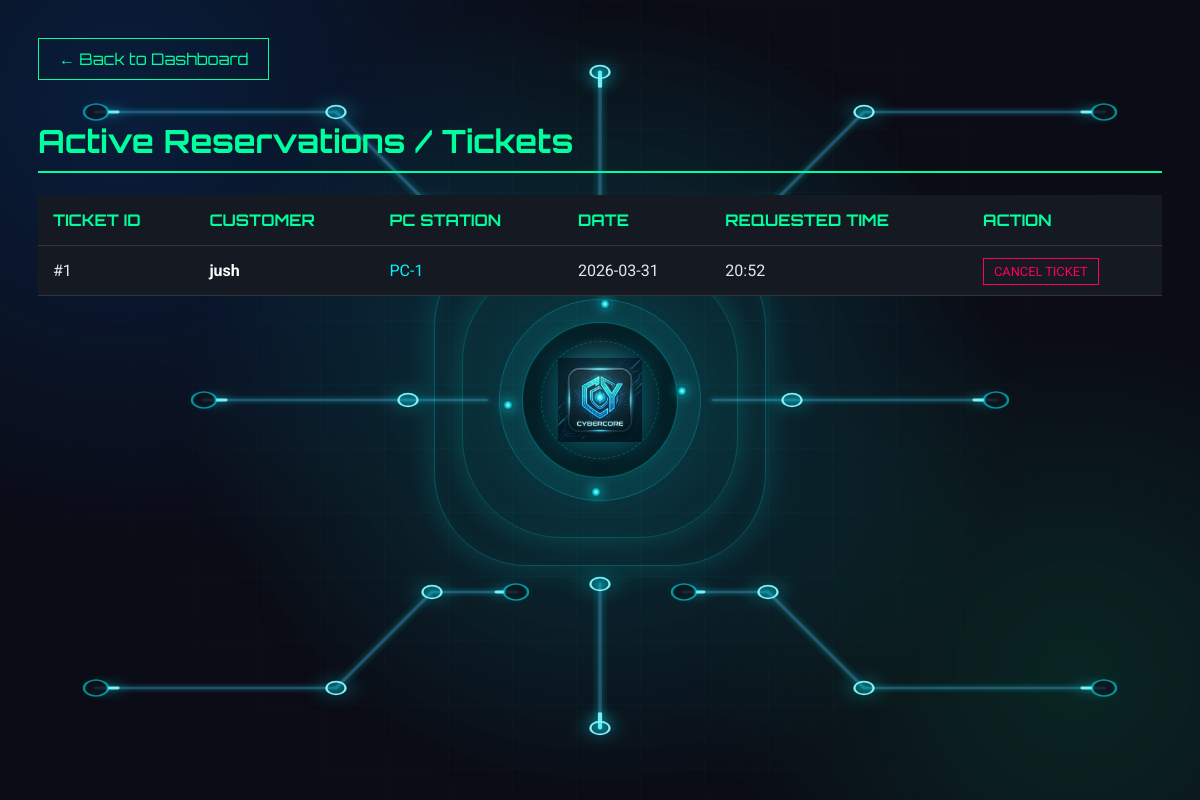
Before: /bookings (signed in) with the older database file.
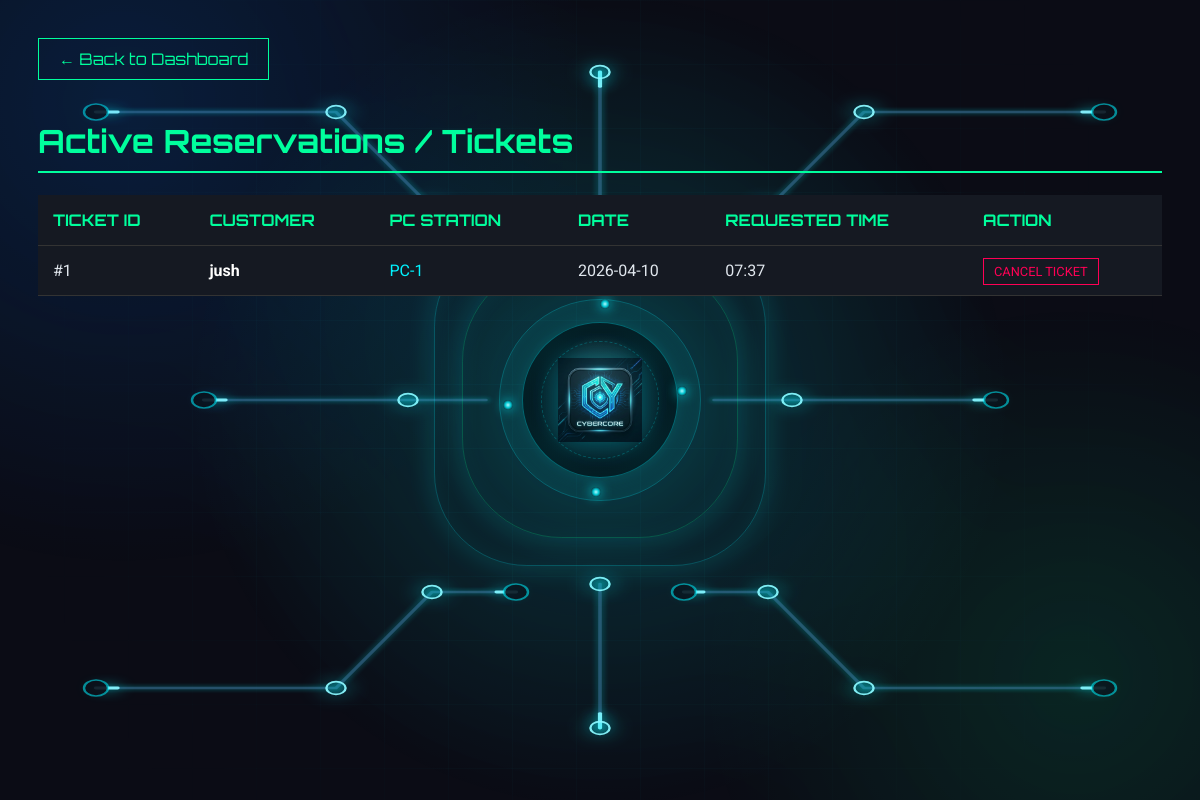
After: the same page with the newer database file.
### app.py (models this page shows, shortened)
class Booking(db.Model):
    id = db.Column(db.Integer, primary_key=True)
    user_id = db.Column(db.Integer, db.ForeignKey('user.id'), nullable=False)
    pc_id = db.Column(db.Integer, db.ForeignKey('pc.id'), nullable=False)
    booking_date = db.Column(db.String(20), nullable=True)
    time_slot = db.Column(db.String(20), nullable=False)
    user = db.relationship('User', backref='bookings')
    pc = db.relationship('PC', backref='bookings')

class User(UserMixin, db.Model):
    id = db.Column(db.Integer, primary_key=True)
    username = db.Column(db.String(80), unique=True, nullable=False)
    password_hash = db.Column(db.String(120), nullable=False)
    pondo = db.Column(db.Float, default=0.0)
    is_admin = db.Column(db.Boolean, default=False)

class PC(db.Model):
    id = db.Column(db.Integer, primary_key=True)
    name = db.Column(db.String(20), unique=True, nullable=False)
    is_occupied = db.Column(db.Boolean, default=False)
    lan_ip = db.Column(db.String(64), nullable=True)
    lan_port = db.Column(db.Integer, nullable=True)
    last_agent_seen_at = db.Column(db.DateTime, nullable=True)
    online_since_at = db.Column(db.DateTime, nullable=True)

### app.py (the view)
@app.route('/bookings')
@login_required
def view_bookings():
    if not current_user.is_admin: return redirect(url_for('index'))
    bookings = Booking.query.all()
    return render_template('bookings.html', bookings=bookings)

### app.py (called while the page is built, shortened)
@login_manager.user_loader
def load_user(user_id):
    return db.session.get(User, int(user_id))

@app.before_request
def bootstrap_schema():
    if not getattr(app, "_schema_ready", False):
        db.create_all()
        ensure_pc_lan_ip_column()
        ensure_booking_date_column()
        ensure_session_last_charged_at_column()
        app._schema_ready = True

def start_periodic_billing():
    global _billing_thread_started
    if _billing_thread_started:
        return

@app.before_request
def ensure_billing_started():
    start_periodic_billing()

### templates/bookings.html (shortened to what this page needs)
<!DOCTYPE html>
<html lang="en">
<head>
</head>
<body>
    {% include '_animated_background.html' %}
    <a href="/" class="back-btn">← Back to Dashboard</a>
    <h1>Active Reservations / Tickets</h1>
    <table>
        <thead>
            <tr>
                <th>Ticket ID</th>
                <th>Customer</th>
                <th>PC Station</th>
                <th>Date</th>
                <th>Requested Time</th>
                <th>Action</th>
            </tr>
        </thead>
        <tbody>
            {% for booking in bookings %}
            <tr>
                <td>#{{ booking.id }}</td>
                <td style="font-weight: bold; color: white;">{{ booking.user.username }}</td>
                <td style="color: #00f3ff;">{{ booking.pc.name }}</td>
                <td>{{ booking.booking_date or 'N/A' }}</td>
                <td>{{ booking.time_slot }}</td>
                <td><a href="/delete_booking/{{ booking.id }}" class="del-btn">CANCEL TICKET</a></td>
            </tr>
            {% else %}
            <tr><td colspan="6" style="text-align:center; color:#666;">No active bookings.</td></tr>
            {% endfor %}
        </tbody>
    </table>
</body>
</html>

Changed rows visible on the page:
changed Booking "jush": booking_date "2026-03-31" → "2026-04-10"; time_slot "20:52" → "07:37"
